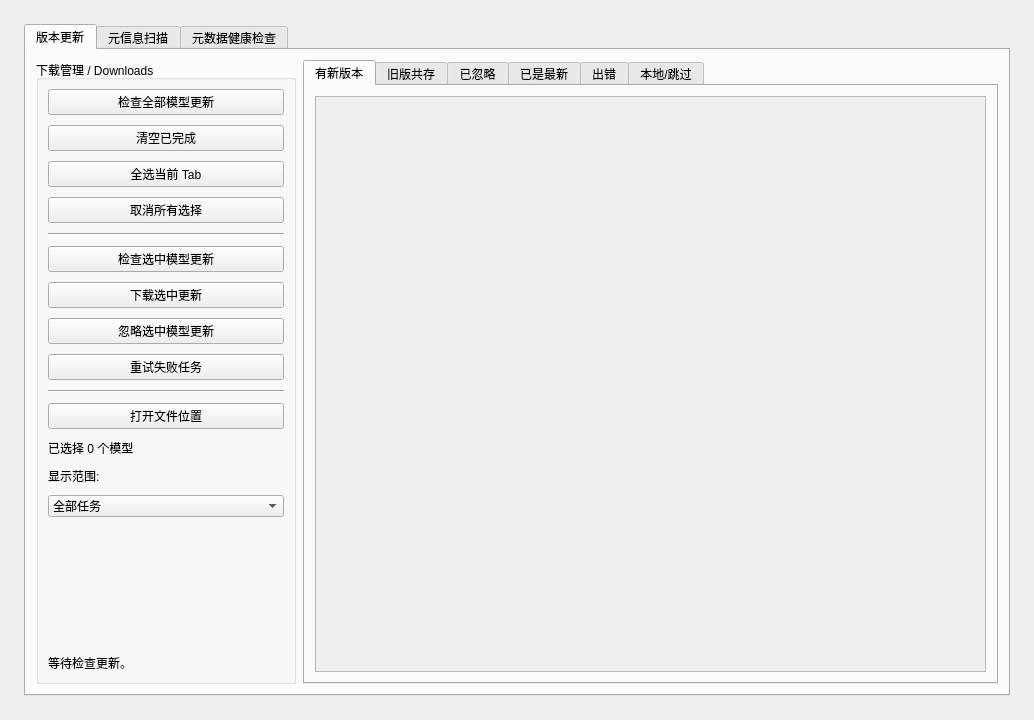
<?xml version="1.0" encoding="UTF-8"?>
<ui version="4.0">
 <class>DownloadsPage</class>
 <widget class="QWidget" name="DownloadsPage">
  <property name="geometry">
   <rect>
    <x>0</x>
    <y>0</y>
    <width>1034</width>
    <height>720</height>
   </rect>
  </property>
  <layout class="QVBoxLayout" name="verticalLayout_DownloadsRoot">
   <property name="spacing">
    <number>14</number>
   </property>
   <property name="leftMargin">
    <number>24</number>
   </property>
   <property name="topMargin">
    <number>24</number>
   </property>
   <property name="rightMargin">
    <number>24</number>
   </property>
   <property name="bottomMargin">
    <number>24</number>
   </property>
   <item>
    <widget class="QTabWidget" name="tabDownloadsMain">
     <property name="currentIndex">
      <number>0</number>
     </property>
     <widget class="QWidget" name="pageDownloadVersionUpdatesRoot">
      <attribute name="title">
       <string>版本更新</string>
      </attribute>
      <layout class="QHBoxLayout" name="horizontalLayout_DownloadsRoot">
       <property name="spacing">
        <number>7</number>
       </property>
       <property name="leftMargin">
        <number>10</number>
       </property>
       <property name="topMargin">
        <number>10</number>
       </property>
       <property name="rightMargin">
        <number>10</number>
       </property>
       <property name="bottomMargin">
        <number>10</number>
       </property>
       <item>
        <widget class="QGroupBox" name="groupDownloadsActions">
         <property name="minimumSize">
          <size>
           <width>260</width>
           <height>0</height>
          </size>
         </property>
         <property name="maximumSize">
          <size>
           <width>320</width>
           <height>16777215</height>
          </size>
         </property>
         <property name="title">
          <string>下载管理 / Downloads</string>
         </property>
         <layout class="QVBoxLayout" name="verticalLayout_DownloadActions">
          <property name="spacing">
           <number>10</number>
          </property>
          <item>
           <widget class="QPushButton" name="btnDownloadsCheckAll">
            <property name="text">
             <string>检查全部模型更新</string>
            </property>
           </widget>
          </item>
          <item>
           <widget class="QPushButton" name="btnDownloadsClearCompleted">
            <property name="text">
             <string>清空已完成</string>
            </property>
           </widget>
          </item>
          <item>
           <widget class="QPushButton" name="btnDownloadsToggleCurrentTab">
            <property name="text">
             <string>全选当前 Tab</string>
            </property>
           </widget>
          </item>
          <item>
           <widget class="QPushButton" name="btnDownloadsClearSelection">
            <property name="text">
             <string>取消所有选择</string>
            </property>
           </widget>
          </item>
          <item>
           <widget class="Line" name="line_7">
            <property name="orientation">
             <enum>Qt::Orientation::Horizontal</enum>
            </property>
           </widget>
          </item>
          <item>
           <widget class="QPushButton" name="btnDownloadsCheckSelected">
            <property name="text">
             <string>检查选中模型更新</string>
            </property>
           </widget>
          </item>
          <item>
           <widget class="QPushButton" name="btnDownloadsDownloadSelected">
            <property name="text">
             <string>下载选中更新</string>
            </property>
           </widget>
          </item>
          <item>
           <widget class="QPushButton" name="btnDownloadsIgnoreSelected">
            <property name="text">
             <string>忽略选中模型更新</string>
            </property>
           </widget>
          </item>
          <item>
           <widget class="QPushButton" name="btnDownloadsRetry">
            <property name="text">
             <string>重试失败任务</string>
            </property>
           </widget>
          </item>
          <item>
           <widget class="Line" name="line_6">
            <property name="orientation">
             <enum>Qt::Orientation::Horizontal</enum>
            </property>
           </widget>
          </item>
          <item>
           <widget class="QPushButton" name="btnDownloadsOpenFolder">
            <property name="text">
             <string>打开文件位置</string>
            </property>
           </widget>
          </item>
          <item>
           <widget class="QLabel" name="lblDownloadsSelected">
            <property name="text">
             <string>已选择 0 个模型</string>
            </property>
            <property name="wordWrap">
             <bool>true</bool>
            </property>
           </widget>
          </item>
          <item>
           <widget class="QLabel" name="lblDownloadsFilter">
            <property name="text">
             <string>显示范围:</string>
            </property>
           </widget>
          </item>
          <item>
           <widget class="QComboBox" name="comboDownloadsFilter">
            <item>
             <property name="text">
              <string>全部任务</string>
             </property>
            </item>
            <item>
             <property name="text">
              <string>有更新</string>
             </property>
            </item>
            <item>
             <property name="text">
              <string>下载中</string>
             </property>
            </item>
            <item>
             <property name="text">
              <string>失败</string>
             </property>
            </item>
           </widget>
          </item>
          <item>
           <spacer name="verticalSpacer_DownloadActions">
            <property name="orientation">
             <enum>Qt::Orientation::Vertical</enum>
            </property>
            <property name="sizeHint" stdset="0">
             <size>
              <width>20</width>
              <height>40</height>
             </size>
            </property>
           </spacer>
          </item>
          <item>
           <widget class="QLabel" name="lblDownloadsStatus">
            <property name="text">
             <string>等待检查更新。</string>
            </property>
            <property name="wordWrap">
             <bool>true</bool>
            </property>
           </widget>
          </item>
         </layout>
        </widget>
       </item>
       <item>
        <widget class="QTabWidget" name="tabDownloadsStatus">
         <property name="currentIndex">
          <number>0</number>
         </property>
         <widget class="QWidget" name="pageDownloadsUpdates">
          <attribute name="title">
           <string>有新版本</string>
          </attribute>
          <layout class="QVBoxLayout" name="verticalLayout_DownloadsUpdates">
           <property name="leftMargin">
            <number>10</number>
           </property>
           <property name="topMargin">
            <number>10</number>
           </property>
           <property name="rightMargin">
            <number>10</number>
           </property>
           <property name="bottomMargin">
            <number>10</number>
           </property>
           <item>
            <widget class="QScrollArea" name="scrollDownloadsCards">
             <property name="horizontalScrollBarPolicy">
              <enum>Qt::ScrollBarPolicy::ScrollBarAlwaysOff</enum>
             </property>
             <property name="widgetResizable">
              <bool>true</bool>
             </property>
             <widget class="QWidget" name="downloadCardsContainer">
              <property name="geometry">
               <rect>
                <x>0</x>
                <y>0</y>
                <width>669</width>
                <height>558</height>
               </rect>
              </property>
              <layout class="QVBoxLayout" name="downloadCardsLayout">
               <property name="spacing">
                <number>12</number>
               </property>
               <property name="leftMargin">
                <number>0</number>
               </property>
               <property name="topMargin">
                <number>0</number>
               </property>
               <property name="rightMargin">
                <number>0</number>
               </property>
               <property name="bottomMargin">
                <number>0</number>
               </property>
               <item>
                <spacer name="verticalSpacer_DownloadCards">
                 <property name="orientation">
                  <enum>Qt::Orientation::Vertical</enum>
                 </property>
                 <property name="sizeHint" stdset="0">
                  <size>
                   <width>20</width>
                   <height>40</height>
                  </size>
                 </property>
                </spacer>
               </item>
              </layout>
             </widget>
            </widget>
           </item>
          </layout>
         </widget>
         <widget class="QWidget" name="pageDownloadsCoexisting">
          <attribute name="title">
           <string>旧版共存</string>
          </attribute>
          <layout class="QVBoxLayout" name="verticalLayout_DownloadsCoexisting">
           <property name="leftMargin">
            <number>10</number>
           </property>
           <property name="topMargin">
            <number>10</number>
           </property>
           <property name="rightMargin">
            <number>10</number>
           </property>
           <property name="bottomMargin">
            <number>10</number>
           </property>
           <item>
            <widget class="QScrollArea" name="scrollDownloadsCoexisting">
             <property name="horizontalScrollBarPolicy">
              <enum>Qt::ScrollBarPolicy::ScrollBarAlwaysOff</enum>
             </property>
             <property name="widgetResizable">
              <bool>true</bool>
             </property>
             <widget class="QWidget" name="downloadCardsContainerCoexisting">
              <property name="geometry">
               <rect>
                <x>0</x>
                <y>0</y>
                <width>669</width>
                <height>558</height>
               </rect>
              </property>
              <layout class="QVBoxLayout" name="downloadCardsLayoutCoexisting">
               <property name="spacing">
                <number>12</number>
               </property>
               <property name="leftMargin">
                <number>0</number>
               </property>
               <property name="topMargin">
                <number>0</number>
               </property>
               <property name="rightMargin">
                <number>0</number>
               </property>
               <property name="bottomMargin">
                <number>0</number>
               </property>
               <item>
                <spacer name="verticalSpacer_DownloadCardsCoexisting">
                 <property name="orientation">
                  <enum>Qt::Orientation::Vertical</enum>
                 </property>
                 <property name="sizeHint" stdset="0">
                  <size>
                   <width>20</width>
                   <height>40</height>
                  </size>
                 </property>
                </spacer>
               </item>
              </layout>
             </widget>
            </widget>
           </item>
          </layout>
         </widget>
         <widget class="QWidget" name="pageDownloadsIgnored">
          <attribute name="title">
           <string>已忽略</string>
          </attribute>
          <layout class="QVBoxLayout" name="verticalLayout_DownloadsIgnored">
           <property name="leftMargin">
            <number>10</number>
           </property>
           <property name="topMargin">
            <number>10</number>
           </property>
           <property name="rightMargin">
            <number>10</number>
           </property>
           <property name="bottomMargin">
            <number>10</number>
           </property>
           <item>
            <widget class="QScrollArea" name="scrollDownloadsIgnored">
             <property name="horizontalScrollBarPolicy">
              <enum>Qt::ScrollBarPolicy::ScrollBarAlwaysOff</enum>
             </property>
             <property name="widgetResizable">
              <bool>true</bool>
             </property>
             <widget class="QWidget" name="downloadCardsContainerIgnored">
              <property name="geometry">
               <rect>
                <x>0</x>
                <y>0</y>
                <width>669</width>
                <height>558</height>
               </rect>
              </property>
              <layout class="QVBoxLayout" name="downloadCardsLayoutIgnored">
               <property name="spacing">
                <number>12</number>
               </property>
               <property name="leftMargin">
                <number>0</number>
               </property>
               <property name="topMargin">
                <number>0</number>
               </property>
               <property name="rightMargin">
                <number>0</number>
               </property>
               <property name="bottomMargin">
                <number>0</number>
               </property>
               <item>
                <spacer name="verticalSpacer_DownloadCardsIgnored">
                 <property name="orientation">
                  <enum>Qt::Orientation::Vertical</enum>
                 </property>
                 <property name="sizeHint" stdset="0">
                  <size>
                   <width>20</width>
                   <height>40</height>
                  </size>
                 </property>
                </spacer>
               </item>
              </layout>
             </widget>
            </widget>
           </item>
          </layout>
         </widget>
         <widget class="QWidget" name="pageDownloadsLatest">
          <attribute name="title">
           <string>已是最新</string>
          </attribute>
          <layout class="QVBoxLayout" name="verticalLayout_DownloadsLatest">
           <property name="leftMargin">
            <number>10</number>
           </property>
           <property name="topMargin">
            <number>10</number>
           </property>
           <property name="rightMargin">
            <number>10</number>
           </property>
           <property name="bottomMargin">
            <number>10</number>
           </property>
           <item>
            <widget class="QScrollArea" name="scrollDownloadsLatest">
             <property name="horizontalScrollBarPolicy">
              <enum>Qt::ScrollBarPolicy::ScrollBarAlwaysOff</enum>
             </property>
             <property name="widgetResizable">
              <bool>true</bool>
             </property>
             <widget class="QWidget" name="downloadCardsContainerLatest">
              <property name="geometry">
               <rect>
                <x>0</x>
                <y>0</y>
                <width>669</width>
                <height>558</height>
               </rect>
              </property>
              <layout class="QVBoxLayout" name="downloadCardsLayoutLatest">
               <property name="spacing">
                <number>12</number>
               </property>
               <property name="leftMargin">
                <number>0</number>
               </property>
               <property name="topMargin">
                <number>0</number>
               </property>
               <property name="rightMargin">
                <number>0</number>
               </property>
               <property name="bottomMargin">
                <number>0</number>
               </property>
               <item>
                <spacer name="verticalSpacer_DownloadCardsLatest">
                 <property name="orientation">
                  <enum>Qt::Orientation::Vertical</enum>
                 </property>
                 <property name="sizeHint" stdset="0">
                  <size>
                   <width>20</width>
                   <height>40</height>
                  </size>
                 </property>
                </spacer>
               </item>
              </layout>
             </widget>
            </widget>
           </item>
          </layout>
         </widget>
         <widget class="QWidget" name="pageDownloadsErrors">
          <attribute name="title">
           <string>出错</string>
          </attribute>
          <layout class="QVBoxLayout" name="verticalLayout_DownloadsErrors">
           <property name="leftMargin">
            <number>10</number>
           </property>
           <property name="topMargin">
            <number>10</number>
           </property>
           <property name="rightMargin">
            <number>10</number>
           </property>
           <property name="bottomMargin">
            <number>10</number>
           </property>
           <item>
            <widget class="QScrollArea" name="scrollDownloadsErrors">
             <property name="horizontalScrollBarPolicy">
              <enum>Qt::ScrollBarPolicy::ScrollBarAlwaysOff</enum>
             </property>
             <property name="widgetResizable">
              <bool>true</bool>
             </property>
             <widget class="QWidget" name="downloadCardsContainerErrors">
              <property name="geometry">
               <rect>
                <x>0</x>
                <y>0</y>
                <width>669</width>
                <height>558</height>
               </rect>
              </property>
              <layout class="QVBoxLayout" name="downloadCardsLayoutErrors">
               <property name="spacing">
                <number>12</number>
               </property>
               <property name="leftMargin">
                <number>0</number>
               </property>
               <property name="topMargin">
                <number>0</number>
               </property>
               <property name="rightMargin">
                <number>0</number>
               </property>
               <property name="bottomMargin">
                <number>0</number>
               </property>
               <item>
                <spacer name="verticalSpacer_DownloadCardsErrors">
                 <property name="orientation">
                  <enum>Qt::Orientation::Vertical</enum>
                 </property>
                 <property name="sizeHint" stdset="0">
                  <size>
                   <width>20</width>
                   <height>40</height>
                  </size>
                 </property>
                </spacer>
               </item>
              </layout>
             </widget>
            </widget>
           </item>
          </layout>
         </widget>
         <widget class="QWidget" name="pageDownloadsLocal">
          <attribute name="title">
           <string>本地/跳过</string>
          </attribute>
          <layout class="QVBoxLayout" name="verticalLayout_DownloadsLocal">
           <property name="leftMargin">
            <number>10</number>
           </property>
           <property name="topMargin">
            <number>10</number>
           </property>
           <property name="rightMargin">
            <number>10</number>
           </property>
           <property name="bottomMargin">
            <number>10</number>
           </property>
           <item>
            <widget class="QScrollArea" name="scrollDownloadsLocal">
             <property name="horizontalScrollBarPolicy">
              <enum>Qt::ScrollBarPolicy::ScrollBarAlwaysOff</enum>
             </property>
             <property name="widgetResizable">
              <bool>true</bool>
             </property>
             <widget class="QWidget" name="downloadCardsContainerLocal">
              <property name="geometry">
               <rect>
                <x>0</x>
                <y>0</y>
                <width>669</width>
                <height>558</height>
               </rect>
              </property>
              <layout class="QVBoxLayout" name="downloadCardsLayoutLocal">
               <property name="spacing">
                <number>12</number>
               </property>
               <property name="leftMargin">
                <number>0</number>
               </property>
               <property name="topMargin">
                <number>0</number>
               </property>
               <property name="rightMargin">
                <number>0</number>
               </property>
               <property name="bottomMargin">
                <number>0</number>
               </property>
               <item>
                <spacer name="verticalSpacer_DownloadCardsLocal">
                 <property name="orientation">
                  <enum>Qt::Orientation::Vertical</enum>
                 </property>
                 <property name="sizeHint" stdset="0">
                  <size>
                   <width>20</width>
                   <height>40</height>
                  </size>
                 </property>
                </spacer>
               </item>
              </layout>
             </widget>
            </widget>
           </item>
          </layout>
         </widget>
        </widget>
       </item>
      </layout>
     </widget>
     <widget class="QWidget" name="pageMetadataScan">
      <attribute name="title">
       <string>元信息扫描</string>
      </attribute>
      <layout class="QVBoxLayout" name="verticalLayout_MetadataScan">
       <property name="leftMargin">
        <number>10</number>
       </property>
       <property name="topMargin">
        <number>10</number>
       </property>
       <property name="rightMargin">
        <number>10</number>
       </property>
       <property name="bottomMargin">
        <number>10</number>
       </property>
       <item>
        <layout class="QHBoxLayout" name="layoutMetadataScanActions">
         <item>
          <widget class="QPushButton" name="btnMetadataScan">
           <property name="text">
            <string>扫描模型元信息</string>
           </property>
          </widget>
         </item>
         <item>
          <widget class="QPushButton" name="btnMetadataToggleCurrent">
           <property name="text">
            <string>全选当前分类</string>
           </property>
          </widget>
         </item>
         <item>
          <widget class="QPushButton" name="btnMetadataClearSelection">
           <property name="text">
            <string>取消选择</string>
           </property>
          </widget>
         </item>
         <item>
          <widget class="QPushButton" name="btnMetadataUpdateSelected">
           <property name="text">
            <string>更新选中元信息</string>
           </property>
          </widget>
         </item>
         <item>
          <widget class="QPushButton" name="btnMetadataOpenModel">
           <property name="text">
            <string>跳转模型</string>
           </property>
          </widget>
         </item>
         <item>
          <widget class="QPushButton" name="btnMetadataOpenFolder">
           <property name="text">
            <string>打开位置</string>
           </property>
          </widget>
         </item>
         <item>
          <spacer name="horizontalSpacerMetadataActions">
           <property name="orientation">
            <enum>Qt::Orientation::Horizontal</enum>
           </property>
           <property name="sizeHint" stdset="0">
            <size>
             <width>40</width>
             <height>20</height>
            </size>
           </property>
          </spacer>
         </item>
         <item>
          <widget class="QLabel" name="lblMetadataSelectedIdentity">
           <property name="minimumSize">
            <size>
             <width>260</width>
             <height>0</height>
            </size>
           </property>
           <property name="text">
            <string>未选择模型</string>
           </property>
           <property name="alignment">
            <set>Qt::AlignmentFlag::AlignRight|Qt::AlignmentFlag::AlignTrailing|Qt::AlignmentFlag::AlignVCenter</set>
           </property>
          </widget>
         </item>
        </layout>
       </item>
       <item>
        <widget class="QTabWidget" name="tabMetadataScanStatus">
         <property name="currentIndex">
          <number>0</number>
         </property>
         <widget class="QWidget" name="pageMetadataAll">
          <attribute name="title">
           <string>全部</string>
          </attribute>
          <layout class="QVBoxLayout" name="verticalLayout_MetadataAll">
           <item>
            <widget class="QTableWidget" name="tableMetadataScan">
             <property name="editTriggers">
              <set>QAbstractItemView::EditTrigger::NoEditTriggers</set>
             </property>
             <property name="selectionBehavior">
              <enum>QAbstractItemView::SelectionBehavior::SelectRows</enum>
             </property>
             <column>
              <property name="text">
               <string>选择</string>
              </property>
             </column>
             <column>
              <property name="text">
               <string>模型</string>
              </property>
             </column>
             <column>
              <property name="text">
               <string>分类</string>
              </property>
             </column>
             <column>
              <property name="text">
               <string>状态</string>
              </property>
             </column>
             <column>
              <property name="text">
               <string>上次同步</string>
              </property>
             </column>
            </widget>
           </item>
          </layout>
         </widget>
         <widget class="QWidget" name="pageMetadataMissing">
          <attribute name="title">
           <string>缺失元信息</string>
          </attribute>
          <layout class="QVBoxLayout" name="verticalLayout_MetadataMissing"/>
         </widget>
         <widget class="QWidget" name="pageMetadataExisting">
          <attribute name="title">
           <string>已有元信息</string>
          </attribute>
          <layout class="QVBoxLayout" name="verticalLayout_MetadataExisting"/>
         </widget>
         <widget class="QWidget" name="pageMetadataLocal">
          <attribute name="title">
           <string>本地/已编辑</string>
          </attribute>
          <layout class="QVBoxLayout" name="verticalLayout_MetadataLocal"/>
         </widget>
         <widget class="QWidget" name="pageMetadataFailed">
          <attribute name="title">
           <string>同步失败</string>
          </attribute>
          <layout class="QVBoxLayout" name="verticalLayout_MetadataFailed"/>
         </widget>
         <widget class="QWidget" name="pageMetadataInvalid">
          <attribute name="title">
           <string>JSON 异常</string>
          </attribute>
          <layout class="QVBoxLayout" name="verticalLayout_MetadataInvalid"/>
         </widget>
         <widget class="QWidget" name="pageMetadataNoIds">
          <attribute name="title">
           <string>缺少识别字段</string>
          </attribute>
          <layout class="QVBoxLayout" name="verticalLayout_MetadataNoIds"/>
         </widget>
        </widget>
       </item>
       <item>
        <widget class="QLabel" name="lblMetadataScanStatus">
         <property name="text">
          <string>点击扫描后，将在后台读取本地模型元信息状态。</string>
         </property>
         <property name="wordWrap">
          <bool>true</bool>
         </property>
        </widget>
       </item>
      </layout>
     </widget>
     <widget class="QWidget" name="pageMetadataHealth">
      <attribute name="title">
       <string>元数据健康检查</string>
      </attribute>
      <layout class="QVBoxLayout" name="verticalLayoutHealth">
       <property name="leftMargin">
        <number>10</number>
       </property>
       <property name="topMargin">
        <number>10</number>
       </property>
       <property name="rightMargin">
        <number>10</number>
       </property>
       <property name="bottomMargin">
        <number>10</number>
       </property>
       <item>
        <layout class="QHBoxLayout" name="layoutHealthActions">
         <item>
          <widget class="QPushButton" name="btnRunHealthCheck">
           <property name="text">
            <string>开始检查</string>
           </property>
          </widget>
         </item>
         <item>
          <widget class="QPushButton" name="btnOpenHealthModel">
           <property name="text">
            <string>跳转模型</string>
           </property>
          </widget>
         </item>
         <item>
          <widget class="QPushButton" name="btnOpenHealthFolder">
           <property name="text">
            <string>打开位置</string>
           </property>
          </widget>
         </item>
         <item>
          <widget class="QPushButton" name="btnCopyHealth">
           <property name="text">
            <string>复制选中问题</string>
           </property>
          </widget>
         </item>
         <item>
          <spacer name="horizontalSpacerHealth">
           <property name="orientation">
            <enum>Qt::Orientation::Horizontal</enum>
           </property>
           <property name="sizeHint" stdset="0">
            <size>
             <width>40</width>
             <height>20</height>
            </size>
           </property>
          </spacer>
         </item>
        </layout>
       </item>
       <item>
        <widget class="QTableWidget" name="tableHealth">
         <property name="editTriggers">
          <set>QAbstractItemView::EditTrigger::NoEditTriggers</set>
         </property>
         <property name="selectionBehavior">
          <enum>QAbstractItemView::SelectionBehavior::SelectRows</enum>
         </property>
         <column>
          <property name="text">
           <string>级别</string>
          </property>
         </column>
         <column>
          <property name="text">
           <string>模型</string>
          </property>
         </column>
         <column>
          <property name="text">
           <string>问题</string>
          </property>
         </column>
         <column>
          <property name="text">
           <string>建议</string>
          </property>
         </column>
        </widget>
       </item>
       <item>
        <widget class="QLabel" name="lblHealthStatus">
         <property name="text">
          <string>点击开始检查后，将在后台检查本地 metadata 与预览图状态。</string>
         </property>
        </widget>
       </item>
      </layout>
     </widget>
    </widget>
   </item>
  </layout>
 </widget>
 <resources/>
 <connections/>
</ui>
